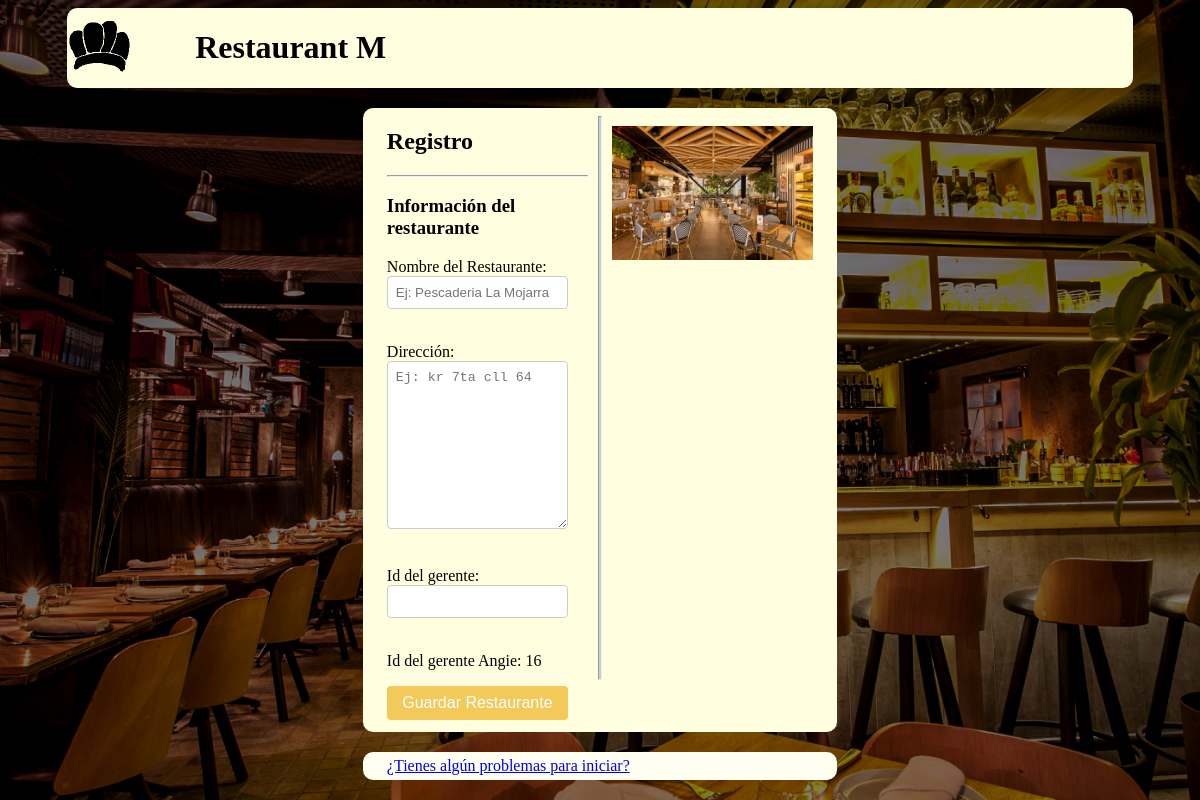
/registroRes/, run on an earlier commit of the app's database.
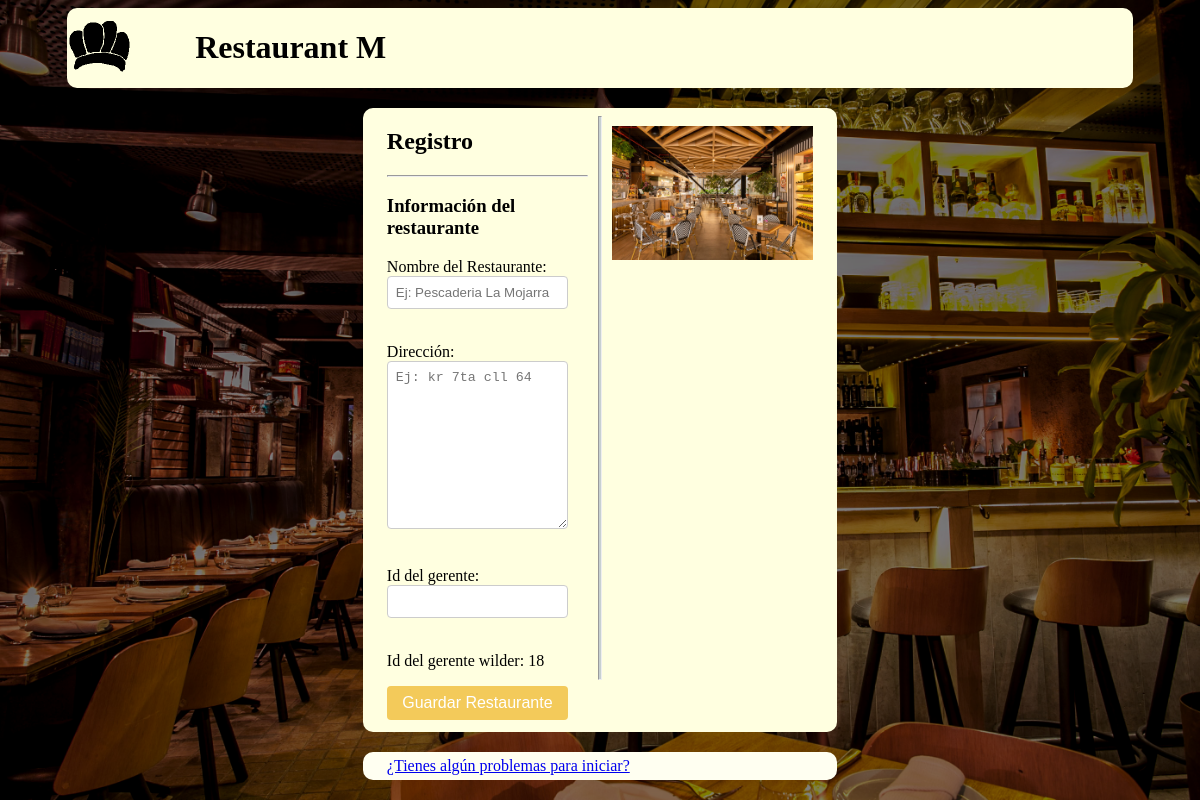
And on a later commit of the database.
### account/models.py (models this page shows, shortened)
class Gerentes(models.Model):
    idGerente = models.AutoField(primary_key=True)
    nombreGer = models.CharField(max_length=45, null=False, blank=False)
    emailGer = models.EmailField(max_length=45, null=False, blank=False)
    telefonoGer = models.IntegerField( null=False, blank=False)
    passwordGer = models.CharField(max_length=45, null=False, blank=False)
    class Meta:
        managed = True
        db_table = 'Gerentes'

### account/views.py (the view)
# urls.py: path('registroRes/', views.vistaRegistroRes, name='registroRes'),
def vistaRegistroRes(request):
    form = registrarRestaurante()
    ger = Gerentes.objects.last()
    nomGer = ger.nombreGer if ger else "No asignado"
    idGer = ger.idGerente if ger else "No asignado"
    if request.method == "POST":
        form = registrarRestaurante(request.POST)
        if form.is_valid():
            form.save()
            setGerenteAct(idGer)
            return redirect('home') # Nos redirige al Path con el nombre "home"
    return render(request, 'ERP_Restaurant/registroRes.html', {
        'formRes': form,
        'idGer': idGer,
        'nomGer': nomGer,
    })

### account/forms.py
class registrarRestaurante(forms.ModelForm):
    class Meta:
        model = Restaurantes
        fields = '__all__'
        ger = Gerentes.objects.last()
        widgets = {
            'idRestaurante': forms.NumberInput(attrs={
                'class': 'form-control',
                'placeholder': 'Ej: 1234567890'
            }),
            'nombreRes': forms.TextInput(attrs={
                'class': 'form-control',
                'placeholder': 'Ej: Pescaderia La Mojarra'
            }),
            'direccionRes': forms.Textarea(attrs={
                'class': 'form-control',
                'placeholder': 'Ej: kr 7ta cll 64'
            }),
            'idGerentes': forms.Textarea(attrs={
                'class': 'form-control',
                'placeholder': 'Revisar valor'
            })}
        labels = {
            'idRestaurante': 'ID del Restaurante:',
            'nombreRes': 'Nombre del Restaurante:',
            'direccionRes': 'Dirección:',
            'idGerente': 'Id del gerente',
        }

### account/templates/ERP_Restaurant/registroRes.html (shortened to what this page needs)
{% load static %}
<!DOCTYPE html>
<html lang="es">
<head>
    <link rel="stylesheet" type="text/css" href="{% static "css/estilos.css" %}">
</head>
<body>
    <header>
        <div></div>
        <div id="cont_header">
            <a href="{% url 'login' %}">
                <img src="{% static 'img/Logo.png' %}" style="width: 50%">
            </a>
            <h1>Restaurant M</h1>
        </div>
        <div></div>
    </header>
    <div style="height:20px">  </div>
    <div class="cuerpo">
        <div></div>
        <div id="contenido">
            <div></div>
            <div>
                <h2>Registro</h2>
                <hr>
                <form method="POST">
                    <h3>Información del restaurante</h3>
                    {{ formRes.as_p }}
                    <p>Id del gerente {{ nomGer }}: {{ idGer }}</p>
                    <button type="submitRes" name="submit">Guardar Restaurante</button>
                </form>
            </div>
            <hr id="vertical">
            <div>
                <br>
                <img src="{% static 'img/restaurante.jpg' %}" style="width:100%">
                <div style="height:15px"></div>
            </div>
        </div>
        <div></div>
    </div>
    <div style="height: 20px"></div>
    <div class="cuerpo">
        <div></div>
        <div id="informar">
            <div></div>
            <a href="#">¿Tienes algún problemas para iniciar?</a>
            <div></div>
        </div>
        <div></div>
    </div>
</body>
</html>

What changed in the data, as far as the page shows it:
no longer on this page (row unchanged): Gerentes: nombreGer "Angie"
added Gerentes: nombreGer "wilder"
Also different on the page:
{{ idGer }}: "16" → "18"
